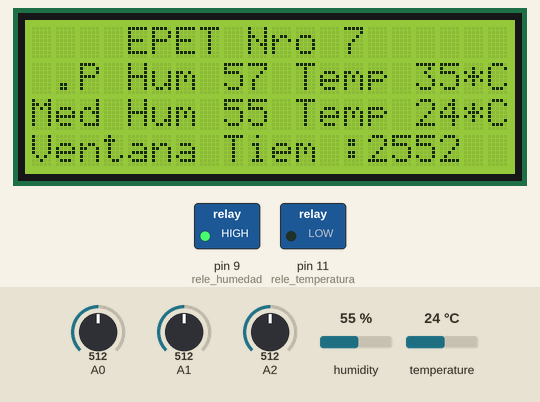
Recording of a sketch running on a simulated Arduino Uno, built with avr-gcc and run on an emulated ATmega328P. On the bench: 20×4 character LCD, switched loads named in the sketch (green lamp = pin HIGH). Inputs (shaded band) come from the test bench; at power-on: A0 = 512, humidity 55 %, A1 = 512, A2 = 512, temperature 24 °C. What the sketch prints to the serial monitor is not drawn.

Above: at 3.3 s.
3.4 s: A0 set to 30
At 6.8 s:
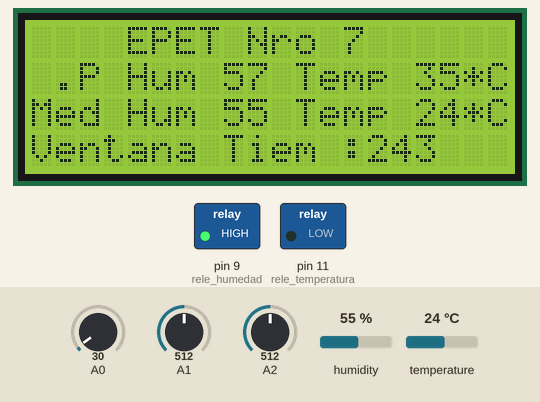
7.9 s: humidity set to 58 %
At 11.2 s:
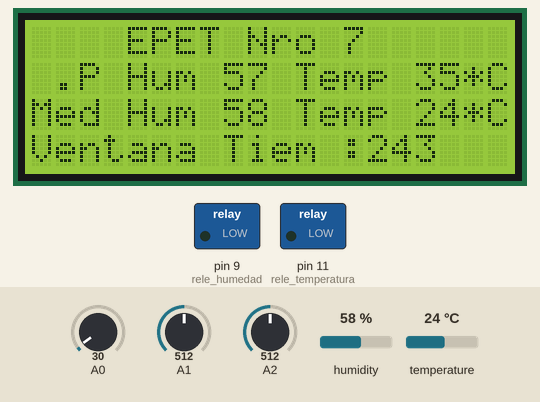
12.4 s: A0 set to 9
21.0 s: A1 set to 147
At 21.9 s:
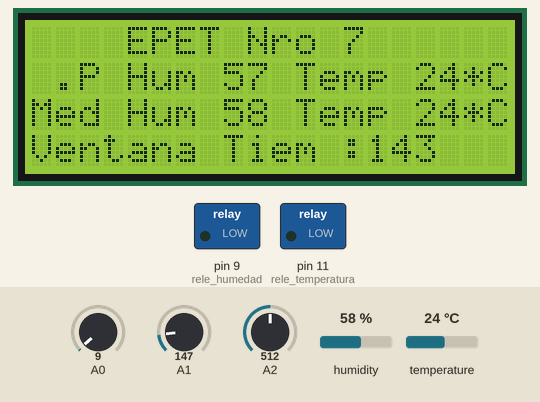
29.6 s: A1 set to 129
At 32.0 s:
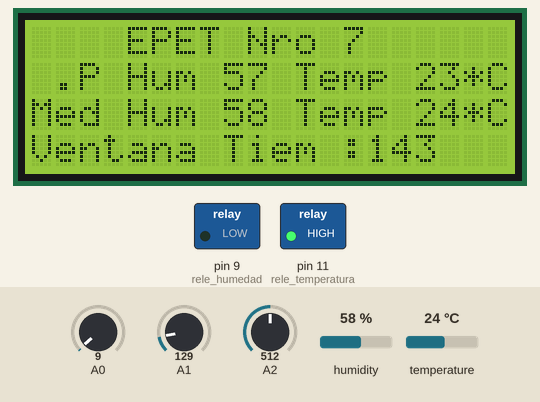
34.1 s: A2 set to 547
At 37.5 s:
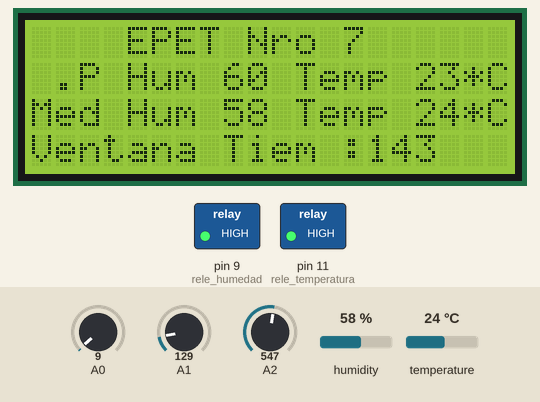
Timing chart, 0 to 39.0 s (numbered marks = the images above; inputs shaded):
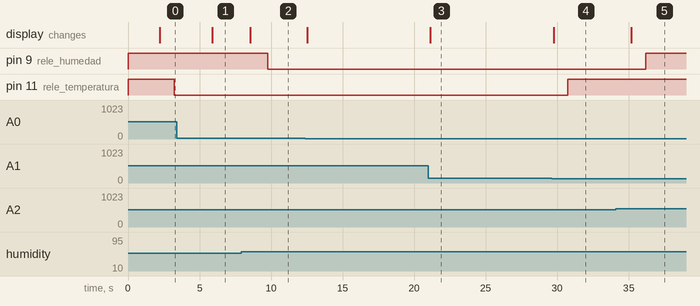

The sketch:

secadero_final.ino
```cpp
/*
 * Prueba del DHT22
 */

#include <DHT.h>
#include <Wire.h>
#include <LiquidCrystal_I2C.h>
LiquidCrystal_I2C lcd(0x27,20,4);//coloca la direccion de


//VARIABLES
#define DHTPIN 2
//#define DHTTYPE DHT11   // DHT 11
#define DHTTYPE DHT22     // DHT 22  (AM2302), AM2321
int retardo = 1000;   // retardo entre lecturas
DHT dht(DHTPIN, DHTTYPE);
char array1[]="    EPET Nro 7     "; // cargar en unerray
char array2[]="Secadero de Madera ";
char array3[]=" Controlado por:   ";
char array4[]="    Arduino        ";

char cadenaSP[20];
char cadenaME[20];
char cadenaVE[20];

int hum_set=40;
int temp_set=50;
int kp_set=1000;
int lec_pot_temp;
int lec_pot_hum;
int lec_pot_kp;

int rele_humedad= 9;
int rele_temperatura= 11;

void setup() {
  Serial.begin(9600);
  Serial.println("Prueba del DHT22!");
  dht.begin();

  pinMode (rele_humedad,OUTPUT);    //indicamos en que ping estan los reles
  pinMode (rele_temperatura,OUTPUT);

  digitalWrite(rele_humedad,HIGH); //inicializamos los reles apagados
  digitalWrite(rele_temperatura,HIGH);

lcd.init();        //inicializa el lcd
lcd.backlight();   // ilumina el fondo

pantalla(0,0,array1);
pantalla(0,1,array2);
pantalla(0,2,array3);
pantalla(0,3,array4);

delay(2000);
lcd.clear();

}


void loop() {

int lec_pot_hum=analogRead(A2);
int lec_pot_temp=analogRead(A1);
int lec_pot_kp=analogRead(A0);

 temp_set=map(lec_pot_temp,0,1023,20,50);
 hum_set=map(lec_pot_hum,0,1023,15,100);
 kp_set=map(lec_pot_kp,0,1023,100,5000);


  lcd.clear();

  float h = dht.readHumidity();     // Lee Humedad
  float t = dht.readTemperature(); // Lee Temperatura

  if (isnan(h) || isnan(t) ) {
    Serial.println("Falla en la lectura del sensor DHT !");
    return;
  }
int Temp=t;
int Hum=h;

 sprintf(array2,"S.P Hum%3d Temp%3d*C",hum_set,temp_set);
 sprintf(array3,"Med Hum%3d Temp%3d*C",Hum,Temp);
 sprintf(array4,"Ventana Tiem :%3d",kp_set);
  lcd.clear();
  pantalla(0,0,array1);
  pantalla(0,1,array2);
  pantalla(0,2,array3);
  pantalla(0,3,array4);
delay(retardo);


  Serial.print("Humedad: ");
  Serial.print(h);
  Serial.print("%");
   Serial.print("     Temperatura: ");
  Serial.print(t);
  Serial.println(" *C ");


 if(Temp<=temp_set){

    digitalWrite(rele_temperatura,LOW); //PRENDEMOS RELE
  delay(kp_set);

  }else{
     digitalWrite(rele_temperatura,HIGH);

    }


 if(Hum>=hum_set){

    digitalWrite(rele_humedad,LOW); //PRENDEMOS RELE

  }else{
     digitalWrite(rele_humedad,HIGH);
    }


}

int pantalla(int columna,int fila,char texto[]){

  lcd.setCursor(columna,fila);
  for (int c=0;c<=19;c++){
  lcd.print(texto[c]);
  }
}
```

Measured:
- the behaviour switches between 56 and 57 % on humidity (found by bisection; images 1 and 2)
- the behaviour switches between 137 and 136 on A1 (found by bisection; images 3 and 4)
- the behaviour switches between 529 and 530 on A2 (found by bisection; images 4 and 5)
- after the input at 3.4 s, the display: changes after 2.5 s (image 1)
- after the input at 7.9 s, pin 9 (rele_humedad): HIGH → LOW after 1.9 s; the display: changes after 0.64 s (image 2)
- after the input at 21.0 s, the display: changes after 0.14 s (image 3)
- after the input at 29.6 s, pin 11 (rele_temperatura): LOW → HIGH after 1.1 s; the display: changes after 0.15 s (image 4)
- after the input at 34.1 s, pin 9 (rele_humedad): LOW → HIGH after 2.1 s; the display: changes after 1.1 s (image 5)
